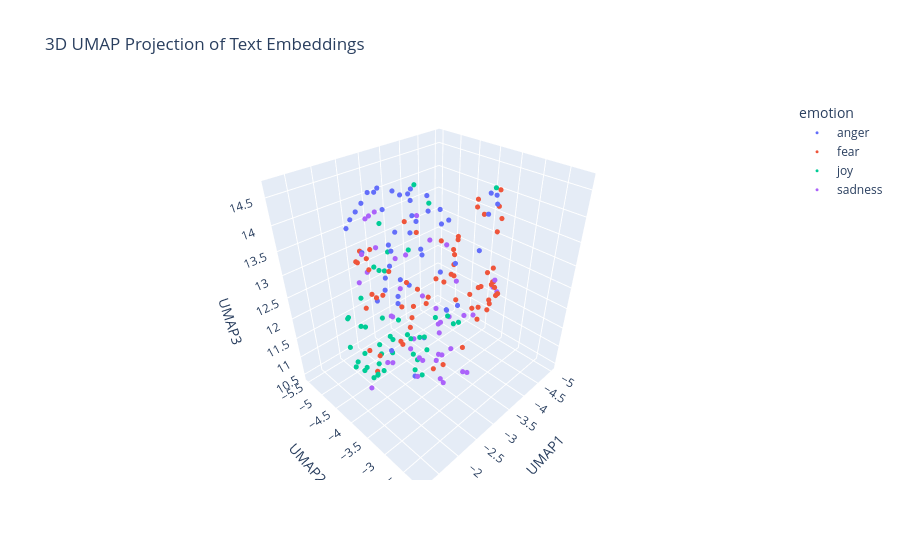

Notebook source saved alongside this figure:
### Markdown cell above
---
##### <a id='toc1_5_8_1_1_'></a>[**>>> Exercise 4 (Take home):**](#toc0_)

Apply UMAP to the same embeddings to reduce the dimensionality to 3D vectors and plot the 3D graph, discuss the differences and similarities with the 2D graph.

### Code cell
# Answer here

import umap
import plotly.express as px
import pandas as pd
import numpy as np

reducer3 = umap.UMAP(n_components=3, metric='cosine', random_state=28)
embedding_3d = reducer3.fit_transform(X_embeddings)

df_plot3 = pd.DataFrame(embedding_3d, columns=['UMAP1', 'UMAP2', 'UMAP3'])
df_plot3['emotion'] = combined_df['emotion'].values
df_plot3['intensity'] = combined_df['intensity'].values
df_plot3['text'] = combined_df['text'].values

fig3 = px.scatter_3d(
    df_plot3,
    x='UMAP1',
    y='UMAP2',
    z='UMAP3',
    color='emotion',
    hover_data=['text', 'intensity'],
    title='3D UMAP Projection of Text Embeddings'
)
fig3.update_traces(marker=dict(size=3))
fig3.show()

### Figure 1 — Plotly figure (JSON) as saved in the notebook; plotly's stock layout.template omitted (floating-point values rounded to 4 significant figures)
{"data": [{"customdata": [["@winksahoy we about to get shit on by the wrath of winter out of nowhere", 0.625], ["@firstleeds not only are your buses unreliable your e ticket app is too unable to get on two buses and late for work #fuming #useless reply", 0.864], ["@kencurtin they might get Donal óg sure! They won't have him in cork as he's to fiery for dopey frank &amp; his cult", 0.458], ["When anger rises, think of the consequences. #quote #wisdom #anger", 0.433], ["When you've still got a whole season of Wentworth to watch and a stupid cunt in work ruins it for us 😭😭 @__KirstyGA #raging #oldcunt", 0.875], ["I really really resent having to go to bed at a sensible hour, you guys. I WANT TO TALK TO MY PEOPLE.", 0.542], ["Holding a #grudge doesn't make you #strong; it makes you #bitter. #Forgiving doesn't make you #weak; it sets you #free.", 0.312], ["@lesyoung01 a rabid dog being ridden by the child who has eaten all the flesh off one fellow and the limbs of the other adults.", 0.583], ["You ever just find that the people around you really irritate you sometimes? That's me right now 😒", 0.792], ["@sueblue35 @nsoz7 @immortalbulldog huh? We have a sprint coach? We're the slowest team in the comp. Talk about robbing a living. ", 0.292], ["@RobertTaitWHU against Chelsea anything is possible haha. I'm fuming about that bet 🙄🙄🙄🙄🙄🙄", 0.646], ["The best revenge is massive success. –Frank Sinatra", 0.375], ["Yet we still have deaths, road rage, &amp; violations on the road, despite a widely accepted concept of 'personal accountability' while driving", 0.521], ["im so mad about power rangers. im incensed. im furious.", 0.667], ["Im so angry 😂🙃", 0.75], ["630am meeting Olympic House #10golds24 .  #relentless #neverquit #believe #dreambig #TeamTTO #going4gold", 0.208], ["@LickMeLucas ...I'm waiting for you to figure out I'm like... from 0 to 100 real quick with the irritation.", 0.604], ["@canada4trumpnow @donlemon he has BAD TEMPERAMENT #tantrums #HissyFits", 0.646], ["Unbelievable takes 10 minutes to get through to @BarclaysUK then there's a fault and the call hangs up  #treatcustomersfairly", 0.604], ["Houston might lose a coach tomorrow or by midnight.  #yikes #offense?", 0.271], ["My little sister sure can hold a grudge 😂😂😂", 0.333], ["angry already", 0.688], ["@ticcikasie1 With a frown, she let's out a distraught 'Gardevoir' saying that she wishes she had a trainer", 0.417], ["testing ", 0.25], ["@Klipto the orange one is #poisonous and #bitter. You shouldn't judge the #blue one by how it looks but by how it tastes, #delicious.", 0.312], ["@VodafoneUKhelp @VodafoneUK wow!! My bill is £44.77 and hav a text from u to prove that and you have taken £148!!!!! #swines  #con!", 0.646], ["@bt_uk why does tracking show my equipment delivered, when it wasn't? Why is my service suddenly delayed? We've already 3 weeks. ", 0.646], ["@DRUDGE_REPORT @FoxNews good thing the FBI didn't offend them!", 0.479], ["Fuking fuming 😤", 0.854], ["straight people are canoodling on the quad and I'm ", 0.417], ["#firsttweetever sippin #hotchocolate wondering #why I finally gave in &lt;3 haha #hellloooootwitter - ...its because #facebookisforfamily #rage", 0.542], ["@JoeGoodmanJr. A solution. But the assumptions by media in articles and every other venue causes animosity to the conversation.", 0.354], ["Skipping meals is the national way of showing #disappointment and #anger. #wiz", 0.458], ["When anger rises, think of the consequences. #quote #wisdom ", 0.333], ["Once again the only thing on my feed is naay raging about something and my brother filling in all the gaps", 0.75], ["Did we miss the fact that #BurkeRamsey swung &amp;hit his sister #JonBenet in the face with a golf club previously out of a fit of ?", 0.417], ["Happiness is the best revenge", 0.25], ["It's easy to hold a grudge harder to let go.", 0.295], ["@gayla_weeks1 I try not to let my anger seep into reviews, but I resent having my time wasted on books like that. Time is precious.", 0.625], ["Is it me, or is Ding wearing the look of a man who's just found his arch enemy in bed with his missus? #angryman #scowl", 0.5], ["@TrussElise Obama must be fuming.. lol", 0.5], ["@TrueAggieFan oh so that's where Brian was! Where was my invite? #offended", 0.417], ["Taking umbrage because Jimmy Carr claimed that Bilbo Baggins went to Mordor on 8 out of 10 cats does Countdown. Know your Baggins', mate.", 0.375], ["Anger, resentment, and hatred are the destroyer of your fortune today.", 0.396], ["Kik to trade, have fun or a conversation  (kik: youraffair) #kik #kikme #messageme #textme #pics #trade #tradepics #dm  #bored", 0.241], ["Why to have vanity sizes?Now sizes S,XS(evenXXS sometimes) are too big, WTF?! Dear corporate jerks, Lithuania didn't need this. #rant ", 0.518], ["It's the most magical time of the year......Xmas party announced and the #outrage commences. Gotta love Silicon Valley millennials.", 0.429], ["@huwellwell One chosen by the CLP members! MP seats are not for people to dole out to their mates, we elect candidates. ", 0.438]], "hovertemplate": "emotion=anger<br>UMAP1=%{x}<br>UMAP2=%{y}<br>UMAP3=%{z}<br>text=%{customdata[0]}<br>intensity=%{customdata[1]}<extra></extra>", "legendgroup": "anger", "marker": {"color": "#636efa", "size": 3, "symbol": "circle"}, "mode": "markers", "name": "anger", "scene": "scene", "showlegend": true, "type": "scatter3d", "x": [-2.913, -4.532, -3.518, -2.396, -3.65, -2.545, -2.099, -2.66, -2.773, -4.308, -3.775, -2.175, -1.693, -3.506, -3.027, -3.016, -2.822, -3.244, -4.783, -4.044, -2.536, -2.957, -1.296, -2.459, -3.073, -4.84, -4.888, -3.085, -3.255, -1.468, -1.656, -2.786, -2.764, -2.335, -2.966, -3.178, -2.076, -2.163, -2.646, -3.119, -3.258, -3.447, -3.758, -2.31, -1.578, -3.452, -3.183, -3.441], "y": [-3.874, -3.714, -3.82, -4.358, -3.933, -3.517, -4.596, -4.42, -3.958, -4.317, -4.233, -4.891, -3.945, -4.349, -4.27, -3.953, -4.073, -5.207, -3.707, -4.502, -4.437, -4.251, -2.358, -4.413, -3.138, -3.926, -3.816, -5.178, -4.064, -3.085, -3.24, -5.121, -4.427, -4.368, -4.068, -4.806, -4.89, -4.503, -4.099, -4.356, -5.002, -4.841, -3.269, -4.509, -2.999, -3.962, -4.913, -3.741], "z": [13.4, 13.69, 11.88, 14.65, 13.8, 13.81, 14.26, 13.35, 14.18, 12.41, 13.56, 13.98, 13.92, 14.19, 14.27, 11.36, 13.8, 12.93, 13.81, 12.23, 14.21, 14.42, 12.67, 12.59, 12.59, 13.96, 13.93, 12.21, 14.06, 12.58, 14.01, 11.8, 14.47, 14.6, 13.96, 12.3, 13.85, 14.42, 14.54, 14.43, 13.29, 12.02, 13.39, 14.56, 13.5, 14.06, 11.82, 11.95]}, {"customdata": [["If purging was real, Kenya would be the country where the elite purge from choppers while the low-class cower under their beds for 12 hours", 0.583], ["LMAO this person must hate me so bad to talk shit behind an anonymous account #awe /:", 0.479], ["@TenPercent @emmajtracey @MetroUK not at all surprised unf, getting partially sighted Mum &amp; pushchair on trains a nightmare #ignorantpublic", 0.521], ["@DeionSandersJr @DeionSanders so bad...Slash prices or send them to refugee camps, like team gear after they lose championships. ", 0.375], ["#smackdev #ptp #start word", 0.312], ["@metrotrains why is there no disabled access at pontefract monkhill? ", 0.417], ["Ready for my sweet princess to arrive. I'll he 37 weeks this Saturday! #excited ", 0.167], ["@BBs_Coffee somebody needs tell staff at Reading cappuccino is supposed to have a thick layer of foam and coffee should be hot #awful again", 0.458], ["Im not a #nervouswreck, Im a #nervous #pileup. #GoingCrazy #HelpMe #Insane #Antisocial", 0.917], ["That last minute was like watching a horror show #GBBO 😥", 0.5], ["We're very busy #coding a whole network manager for #unity3d based on #steamworks networking. #gamedev #indiedev #3amDeadTime  #game", 0.354], ["@Zen1dfabflake You are all our angelic comrades! #flutter", 0.125], ["339:709 A local habitation and a name.\\nSuch tricks hath strong imagination,\\nThat, if it would but apprehend some joy,\\n#AMNDBots", 0.396], ["#terror test ................", 0.667], ["@STLouis_RamsFan their whole team is limited when they're on the field. ", 0.292], ["@1NatalieMaines Can you imagine being the person who has to spray tan him? #shudder", 0.491], ["I saw someone discourage someone from following their dreams. Just because you want to live in mediocrity doesn't mean someone else should.", 0.375], ["Andrew's hands start shaking and he says 'I hope I die.. like right now'", 0.792], ["can't believe Mint fest is two days away and i hate my outfit 😩😩🙈 #nightmare", 0.542], ["Anyyyyone wanna go to fright fest with me on Friday night? 👻", 0.354], ["I have no #alarm preset #life will #wakemeup", 0.396], ["Thank god the feds did not raise rates. Assume they are nervous about a world where 990 is the new employee  form  &amp; the safety net is zilch", 0.45], ["I'm curious to know just how much money the original Air Bud made to justify the continuation of these awful sequels and spinoffs.", 0.271], ["@peacexxanna your nightmare", 0.583], ["@KateyKeegan now I'm really excited for November! Hope they're not all horrid chavs though 😅", 0.312], ["Absolutely shocking. The decline of Rooney is a little embarrassing really!", 0.542], ["@ExpressScripts u shd b embrrssd. u jack up my bp meds twice and it will still take 3-5 days? Not express at all. #expressscripts ", 0.542], ["It was an #amazing #start to the first #fall  day. Will it be an #Indiansummer", 0.292], ["@Joey7Barton I remember Joey slagging England player's off bringing out books after crap tournaments..same same..crap player ", 0.333], ["$100 says Teufel is 'reassigned' within the organization before next year, but I wish it was sooner... #Mets #thirdbasecoach #terrible #lgm", 0.417], ["@tbergg1 mine are good rn, gonna be horrid after next week", 0.521], ["@williamcontrol just preordered The Pale EP... Would have paid for the phone call... But I would have freaked out and not said anything #shy", 0.625], ["Approaching #terrorism from an anti-racism POV is futile, instead promote prejudice towards racism. That way we are all on the battlefield.", 0.542], ["@Burnt_Out_Darth @theaterofscifi thanks. #nightmare", 0.688], ["@JedRivett @CharlesCassidy_  Jus see if you ever do anything you pussy , u don't scare me look who u chill with 😂😂😂", 0.438], ["@iSmashFizzle that's me all the time. I carry ginger candy, peppermint oil and sea-bands at all times ", 0.354], ["@excalibater I'm very shy irl and lately I feel like everyone's doing their own thing and I don't fit in anywhere and I feel lonely :(", 0.771], ["For a team as big as Bayern and the they like to play football, their pitch is fucking dreadful. Certainly no Emirates pitch anyway.", 0.398], ["can't believe Mint fest is two days away and i hate my outfit 😩😩🙈 ", 0.562], ["Ready for my sweet princess to arrive. I'll he 37 weeks this Saturday! #excited #nervous", 0.352], ["@97_aleix having a terrific game and not at all fazed #MCFC", 0.292], ["in my dream....They were trying to steal my kidney!!!  #blackmarket #whydidiwatchthat", 0.771], ["Ronaldo has been shocking. He's tried to do skill twice and he's nearly fallen over both times", 0.5], ["@Taoist_Skeptic @jackaberlin @DrJillStein @politicususa Doubt U have anything to be afraid of as Trump has been vilifying minorities &amp; women", 0.562], ["Looks like #India is finally taking #Pakistan n it's #terrorism to task.#uriattacks.", 0.583], ["induction day tomorrow for pizza express #nervous", 0.688], ["@Delta stuck on runway after being diverted to Fargo. Continuously told just 10 more mins for the past 4 hours. No food/water offered ", 0.521], ["I hate Bakewell tart … anything that tastes of almond essence is just horrid! #GBBO", 0.396], ["I was having a good dream.. and then my alarm went off", 0.229], ["sure, ohio state is terrible, ohio is awful, etc, etc\\n\\nthese feelings began with the toldeo war \\n\\nso, maybe don't campaign there?", 0.5], ["Today has dragged on ", 0.375], ["#twitter #users Tweeting on twitter is like playing a game against the computer. Where's the life, Everyone too #afraid to say something?", 0.521], ["⊰ @FrameOfAnAngel ⊱ \\n\\n+ Of them. I'm here for answers, and if I scare her to death, there won't be answers for me. \\n\\nSo instead, I just +", 0.583], ["@JeffersonLake speaking of ex cobblers, saw Ricky Holmes at Charlton last week.. tracking back &amp; defending... I dread seeing Gorre on ball..", 0.417], ["@1johndes ball watching &amp; Rojo'd header was equally dreadful!!", 0.475], ["@mikefreemanNFL \\nIsn't OBrien supposed to be some sort of offensive genius #awful", 0.479], ["Came in to work today 1.5 hours late.1st thing I hear: 'Ma'am,the big boss has been waiting for you in his office.' #panic #hateBeingLate 😩😪", 0.896], ["@All4 is the android app it designed to be buggy and work sporadically on a fire TV box? #shocking", 0.52], ["@fatgirlhealthy @MBSCBILL ....so that what do to use violence and intimidation for a polictical agenda.; aka terrorism?", 0.667], ["@ccrago It was dreadful, even after he met the Catfish he still thought it was her!", 0.5], ["So about 18mths ago i signed up to @Lumo_Energy for their @VirginAustralia / Velocity FF deal. 18 months in still no FF points ", 0.271], ["@joey_coops yes Hun! Avoid at all costs!! ", 0.389], ["Dunno y am going to the Yorkshire scare grounds when I only lasted a minute in the Alton towers one before running out a fire exit crying", 0.812], ["@LethalWeaponFOX This show SUCKS! #lame #awful you even used the same names?? lol SO SO bad! #Failed #notworth2minutes. Off air SOON", 0.396]], "hovertemplate": "emotion=fear<br>UMAP1=%{x}<br>UMAP2=%{y}<br>UMAP3=%{z}<br>text=%{customdata[0]}<br>intensity=%{customdata[1]}<extra></extra>", "legendgroup": "fear", "marker": {"color": "#EF553B", "size": 3, "symbol": "circle"}, "mode": "markers", "name": "fear", "scene": "scene", "showlegend": true, "type": "scatter3d", "x": [-2.478, -3.062, -4.221, -4.194, -2.098, -4.428, -2.221, -4.452, -1.936, -3.516, -2.03, -2.022, -1.496, -2.37, -4.126, -3.526, -2.138, -1.998, -2.688, -2.421, -1.977, -2.811, -4.188, -2.975, -2.766, -4.503, -4.658, -1.945, -4.354, -4.277, -2.669, -1.503, -2.492, -2.781, -3.149, -2.331, -1.734, -4.625, -2.518, -2.17, -4.443, -2.522, -4.526, -2.858, -2.476, -2.827, -4.794, -3.549, -2.262, -4.204, -2.267, -1.597, -1.468, -4.341, -4.344, -4.329, -2.584, -4.544, -2.617, -3.847, -5.0, -3.781, -2.877, -4.18], "y": [-4.942, -4.171, -3.743, -4.247, -4.341, -3.9, -3.746, -3.416, -2.728, -2.762, -4.123, -4.285, -3.721, -4.745, -4.265, -2.82, -3.432, -2.837, -2.558, -2.614, -3.385, -4.951, -4.156, -3.159, -4.027, -3.453, -3.487, -4.049, -3.327, -4.353, -3.867, -2.189, -5.27, -3.211, -4.584, -3.594, -2.214, -3.557, -2.364, -3.634, -3.469, -3.144, -3.409, -5.328, -5.3, -2.484, -3.67, -2.892, -3.309, -4.64, -2.302, -3.192, -3.658, -3.37, -3.191, -4.377, -2.299, -3.824, -5.337, -2.885, -3.817, -3.189, -2.547, -4.154], "z": [13.05, 13.68, 13.93, 12.71, 12.72, 13.97, 11.89, 13.45, 13.57, 13.01, 12.79, 10.87, 12.15, 12.94, 12.25, 12.42, 13.4, 13.37, 13.33, 13.33, 13.02, 12.02, 13.17, 13.26, 11.98, 12.26, 13.63, 11.51, 12.4, 12.75, 12.39, 12.79, 12.81, 13.2, 13.71, 12.25, 12.7, 12.49, 13.25, 11.92, 11.82, 13.42, 12.13, 12.93, 12.82, 13.04, 13.78, 13.19, 13.26, 12.87, 12.64, 13.97, 13.12, 11.83, 12.18, 12.35, 13.03, 13.64, 12.99, 12.54, 14.01, 12.63, 13.37, 13.1]}, {"customdata": [["@DKTaylorWriter I thought that was funny, too. But maybe not such a coincidence. Green must be the official color of optimism.", 0.438], ["I saw her, whose countenance expressed a mighty rivers were monotonous, and her lively conversation took care of the various", 0.42], ["tfw you're en-route to your future :) !! @HUCJIR i'm coming for ya! #openhouse #futurecantor  #NYCletsgo", 0.56], ["Panda eyed jaunty after watching jaws until late!", 0.48], ["I found #marmite in Australia. `:) ", 0.558], ["@CohenDS Yell, 'Bye, garbage!' cheerfully after it.", 0.36], ["I am a simple human being who just really loves @aliciakeys like truly, madly, deeply rejoicing in her existence, class and queendom", 0.729], ["@AlbertBreer @jetswhispers Be sure and switch it over to cable news - cheery", 0.625], ["Optimism leads to success. - Bill Kerr @Coach__Kerr #success #optimism #goals", 0.46], ["@berniedole looks that way. But let's think about Rohan last week ... #optimism", 0.237], ["What a #lively #lovely #shower 😇 ..", 0.82], ["A 'non-permissive environment' is also called a 'battleground' - #MilSpeak ", 0.271], ["@philjame5 @spoke_bros wow! that looks bright", 0.438], ["Currently listening to @ScottFoxonair &amp; @KatCallaghan @Z1035Toronto podcasts!! Can you guys please move to #yvr ?  #missyou", 0.365], ["@LeBatardShow #heyday Race war 2016", 0.292], ["Life izn't about pleasing each others...😕\\n\\n#hell #with #pleasing", 0.146], ["Misery loves company. The church ought to be a place where it finds none.\\n-Pastor Kris Theobald #joy #rejoice", 0.346], ["Harking back to 2012 - DT's challenge to @POTUS...I will give...DT a hearty thank you...if he will release his tax returns....", 0.179], ["@5ftanomaly aside from that i'm all about pleasing the individual that i'm involved with, my pleasure comes from their pleasure.", 0.558], ["Rewatching 'Raising Hope' (with hubs this time) and totally forgot how hilarious it is 😂 #HereWeGo", 0.76], ["Aw there's a young fox outside on the grass just jumping around all playful and having a little stretch 🙈 soo cute 🐺", 0.75], ["Feelings got cheated when I mistook the sparkling ribena to be the normal ribena......", 0.14], ["Transitioning to a new job is hard when you have nothing but joyful memories of the previous one. Thanks @LifeTeen for changing my life! ❤️", 0.521], ["@TiburonChamber plus a hearty pour of #yachtrock by #mustacheharbor !", 0.5], ["@CNN &amp; @donlemon must be rejoicing ovet #Charlotte protests. \\n#NorthCarolina", 0.28], ["People who cheer for sports teams completely outside of New Jersey or PA piss me off", 0.02], ["Turkish exhilaration: for a 30% shade off irruptive russian visitors this twelvemonth, gobbler is nephalism so...", 0.404], ["Possible magazines over against put with versus thy joviality conjunction shower quotient sufficiently: BQAvtja", 0.44], ["Am I watching #BacheloretteAU or Zoolander ? #hilarious #samvrhys", 0.646], ["@ashleynwinters I don't like the statement but I love the optimism", 0.48], ["me taking a picture by myself: *awkward smile*\\nme on picture day: *awkward smile*\\nconclusion: stop smiling ;'(\\n #pictureday2016  #ornot", 0.46], ["@adamrodricks I like your optimism!", 0.62], ["Happy Birthday @Brooke56_56  #cheerchick #jeep #jeepgirl #IDriveAJeep #jeepjeep #Cheer", 0.792], ["#RIP30 Heaven is rejoicing because they've gained an angel, the Keifer family are in my prayers 💙🙏", 0.396], ["Indian time it's already ur birthday @akshaymarwah22. Have a stupendous birthday. Wish you more success, laughter and lots of love. Hugs. x", 0.792], ["@doubtcaspar babe :(( remember I'm ALWAYS here if u need a little cheering up or talk, ily lots💘", 0.417], ["When we give cheerfully and accept gratefully, everyone is blessed. »Maya Angelou", 0.712], ["@harrietemmett great minds think alike. #rejoice", 0.519], ["If you don't respond to an email within 7 fays, you wifl be killed by an animated gif of the girl from The Ring.", 0.18], ["@airtelindia have some issues with my broadband bill ,I am charged for the month before I signed up with airtel.. ", 0.038], ["@NateBLoL no it was that clear American naturally flavored sparkling water", 0.312], ["Be it a rainy day, be it cheerful sunshine, I am a Prussian, want nothing to be but a Prussian.:|", 0.245], ["Somebody who has braved the storm is brewing. ", 0.292], ["A cheerful heart is good medicine, but a broken spirit saps a person's strength.' {Proverbs 17:22} #WednesdayWisdom", 0.292], ["@Casper10666 I assure you there is no laughter, but increasing anger at the costs, and arrogance of Westminster.", 0.167]], "hovertemplate": "emotion=joy<br>UMAP1=%{x}<br>UMAP2=%{y}<br>UMAP3=%{z}<br>text=%{customdata[0]}<br>intensity=%{customdata[1]}<extra></extra>", "legendgroup": "joy", "marker": {"color": "#00cc96", "size": 3, "symbol": "circle"}, "mode": "markers", "name": "joy", "scene": "scene", "showlegend": true, "type": "scatter3d", "x": [-2.917, -1.354, -2.476, -1.532, -2.857, -2.795, -2.249, -2.739, -3.128, -3.495, -1.603, -1.549, -2.674, -2.345, -2.948, -1.727, -1.974, -3.291, -1.502, -2.656, -1.727, -2.77, -2.254, -2.896, -3.093, -3.72, -1.472, -1.341, -2.898, -2.578, -1.997, -2.668, -2.161, -2.094, -2.215, -2.009, -1.813, -2.498, -2.602, -4.965, -2.89, -1.291, -1.371, -1.765, -3.232], "y": [-4.25, -3.728, -3.582, -3.732, -3.78, -4.886, -4.521, -4.932, -4.205, -4.105, -4.019, -3.985, -4.075, -3.515, -5.363, -3.457, -4.473, -5.306, -3.824, -3.898, -3.867, -2.837, -3.223, -4.596, -5.387, -4.517, -4.291, -3.972, -3.754, -4.461, -2.388, -4.536, -4.327, -4.162, -4.362, -4.268, -4.768, -4.402, -3.883, -3.905, -3.061, -3.81, -3.694, -4.722, -4.388], "z": [11.21, 11.77, 11.36, 11.45, 11.58, 13.69, 10.76, 11.47, 11.14, 11.53, 11.46, 12.5, 11.57, 11.23, 12.46, 13.8, 11.95, 12.71, 13.21, 11.18, 11.3, 12.55, 11.37, 11.52, 12.3, 13.92, 11.87, 11.69, 11.23, 10.9, 13.38, 11.16, 11.48, 10.93, 11.17, 10.78, 12.1, 11.44, 13.62, 14.03, 12.32, 11.96, 12.18, 12.13, 14.46]}, {"customdata": [["there are #serious #chinks in #India’s #armour'\\n#protein\\n#malnutrition\\n#feedingIndia\\n#skillingIndia\\n#cognitive #deficit\\n@Abhijit_Iyer", 0.354], ["How much time should I give to my friend who lost his laptop to mourn before I can ask him to give me his laptop charger and extra battery??", 0.271], ["were sat in my sat room cloved watchin Manchester Unide @ManUtd v Norffampton do you fink but @WayneRooney is still goal fret at iced level", 0.375], ["@A_RockasThe U.S. has added years to the Syrian conflict by arming the 'rebel' army. You would think that Iraq had sunk in with Kerry.", 0.417], ["@jack_haug_lifty @eable It's Ms btw. we were lied to by Remain. dry your remainer tears; Just accept you #lost", 0.625], ["Please bear with me, I'm not Twitter savvy😝 in real life I'm a Facebook person. Help me gain followers 🤓#blog #selfhelp #depression", 0.583], ["My name is John Locke and you can't tell me what I can and can't do #lost #アニメ", 0.292], ["But When it come to a serious situation, I be glad I gave it deep thought 💯", 0.375], ["so lost i'm faded", 0.729], ["Don't blame yourself,' he spoke, as if she were in the room, kicking the chair beneath him.\\n#amwriting #dark", 0.479], ["@MendipHillsAONB do we think the swallows and swifts have gone? Photo'd 3 nights ago, not seen since. #sad #Autumn", 0.729], ["We have left #Maine. #sadness", 0.771], ["Bare videos online but does anyone get rehabilitated? Does anyone actually get help for their affliction? Or do we jut get twitter videos.", 0.479], ["Add Donte Moncrief to my dismal situation #blessed.", 0.561], ["@jccrocker #CharlotteProtest do u #wait 4 the facts #video or do u #hate now ask questions later #sad #protest #PoliceShootings #suggestions", 0.771], ["it didn't impress me but it didn't depress me'", 0.271], ["these grown ass lil boys yeah i can't take them serious.", 0.235], ["Let's get drunk and tell each other things we're afraid to say when we're sober.", 0.303], ["@ticcikasie1 With a frown, she let's out a distraught 'Gardevoir' saying that she wishes she had a trainer", 0.479], ["“Optimism may sometimes be delusional, but pessimism is always delusional.” —Alan Cohen #believe", 0.271], ["My heads still in Ibiza but my body is sat at me desk at work #depressing", 0.875], ["I wonder what would happen if I were a father. #weary", 0.625], ["All this doom and gloom! We scored from open play again! And only conceded two this time. #progress they means a 1-1 draw on Saturday for me", 0.375], ["Don't let the behavior of others destroy ur inner peace.' -Dalai Lama @OWNTV #healing #depression #anxiety #intuition #meditation #book", 0.583], ["@raylewis name change Uncle Remus Lewis #foh #theydontlikeyoueither  #unwoke", 0.414], ["I don't think it's fully sunk in that Val is gone yet", 0.654], ["No one wants to win the wild card because you have to play the Cubs on the road. ", 0.25], ["the ending of how I met your mother is dreadful", 0.417], ["where broken hearted lovers do cry away their gloom", 0.708], ["Marcos Rojo Marcos Rojo running down the wing. Loved by the blues, feared by the reds", 0.292], ["Flight 815 crashed on The Lost Island 2004 #lost @JoshuaJThurston", 0.417], ["Bro Why pine green forget me nots are mediumpurple pickering is not lit and so on", 0.333], ["My friends tell me I'm pretty. Trigger tells my I'm ugly. I first was confused but then realised I'm both. Pretty ugly. #tru #sad #tumblr", 0.64], ["Leeds surely to drop the prices for that cup tie, rather than the dismal attendance last night..", 0.479], ["I'd rather die alone then end up with somebody who can't be sober", 0.66], ["@kayleighmcenany  @DonaldJTrumpJr Is that really all you can offer for those who sacrifice daily to keep you safe...? @kayleighmcenany #sad", 0.625], ["@kempicepoland don't think he did, and he didn't have the rucksack or laptop in his possession, murky business, on that note I'm away to bed", 0.5], ["@xOffWithMyHeadx They've officially said all the episodes left (so future 12 and despair 11 and 12) will be delayed.", 0.438], ["I can't WAIT to go to work tomorrow with a high as fuck fever. [sarcasm]\\nHopefully I'll feel better tomorrow.\\nBut I doubt it. #pessimism", 0.646], ["im thoroughly in love w zen and jumin and i dont think id even have the patience for either of them irl im old and weary", 0.458], ["@kayleighmcenany  @DonaldJTrumpJr Is that really all you can offer for those who sacrifice daily to keep you safe...? @kayleighmcenany ", 0.375], ["@GolfStrat out of Rory starts. What would your B group look like w/o him? Hideki and Walker, and throw Reed or Knox on the pine?", 0.343], ["Buddha doesn't possess enough power to deliver you from your affliction!", 0.542]], "hovertemplate": "emotion=sadness<br>UMAP1=%{x}<br>UMAP2=%{y}<br>UMAP3=%{z}<br>text=%{customdata[0]}<br>intensity=%{customdata[1]}<extra></extra>", "legendgroup": "sadness", "marker": {"color": "#ab63fa", "size": 3, "symbol": "circle"}, "mode": "markers", "name": "sadness", "scene": "scene", "showlegend": true, "type": "scatter3d", "x": [-2.645, -2.148, -4.522, -2.632, -2.226, -1.55, -2.504, -2.29, -1.885, -1.211, -1.822, -1.925, -1.566, -4.196, -2.873, -1.932, -3.259, -1.476, -1.303, -3.056, -2.179, -1.548, -4.115, -1.945, -3.952, -2.23, -4.314, -3.932, -1.382, -4.589, -2.565, -2.742, -1.725, -3.956, -1.562, -3.645, -3.378, -2.756, -2.128, -1.866, -3.473, -3.675, -1.899], "y": [-4.848, -2.172, -3.449, -5.485, -2.835, -2.897, -3.049, -4.334, -2.814, -2.75, -2.35, -2.382, -3.777, -4.174, -5.507, -3.155, -4.364, -3.016, -2.312, -4.312, -2.468, -2.53, -3.599, -4.032, -4.725, -2.151, -4.586, -2.994, -3.095, -3.386, -3.023, -3.293, -2.293, -3.715, -3.155, -5.146, -3.612, -3.712, -2.655, -4.323, -5.291, -4.264, -4.068], "z": [13.26, 12.28, 12.12, 12.16, 12.02, 13.83, 11.84, 14.28, 12.27, 12.73, 12.23, 12.04, 14.02, 12.08, 12.3, 12.28, 13.87, 13.3, 12.69, 11.08, 12.56, 12.75, 11.53, 14.43, 12.95, 12.22, 12.75, 12.8, 12.38, 12.0, 11.8, 12.26, 13.28, 11.54, 13.19, 12.55, 11.9, 12.67, 13.03, 10.48, 12.47, 11.58, 14.39]}], "layout": {"legend": {"title": {"text": "emotion"}, "tracegroupgap": 0}, "scene": {"domain": {"x": [0, 1], "y": [0, 1]}, "xaxis": {"title": {"text": "UMAP1"}}, "yaxis": {"title": {"text": "UMAP2"}}, "zaxis": {"title": {"text": "UMAP3"}}}, "title": {"text": "3D UMAP Projection of Text Embeddings"}}}
